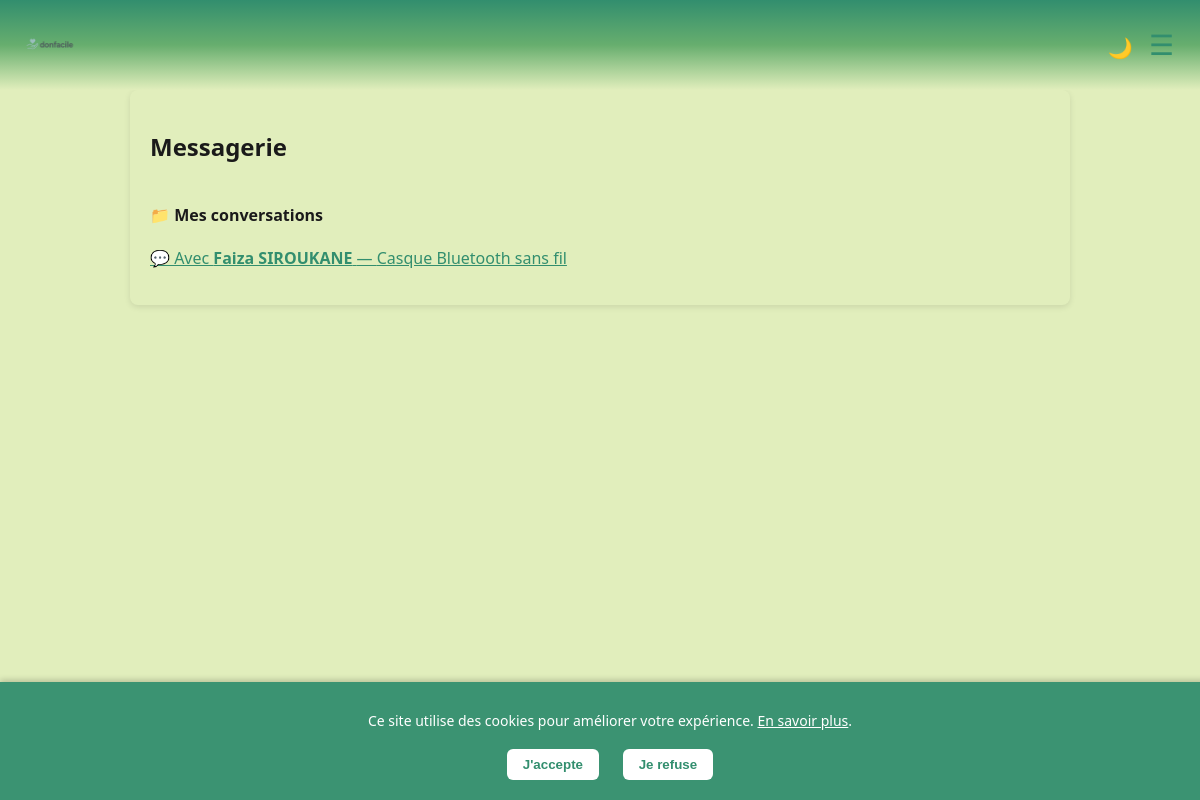
Page /messages (signed in) on the committed database.
### tables this page shows
CREATE TABLE users (
        id INTEGER PRIMARY KEY AUTOINCREMENT,
        name TEXT NOT NULL,
        email TEXT UNIQUE NOT NULL,
        password TEXT NOT NULL,
        profile_pic TEXT
    );

CREATE TABLE donations (
        id INTEGER PRIMARY KEY AUTOINCREMENT,
        user_id INTEGER NOT NULL,
        title TEXT NOT NULL,
        description TEXT,
        category TEXT,
        location TEXT,
        image TEXT,
        created_at TIMESTAMP DEFAULT CURRENT_TIMESTAMP,
        latitude REAL,
        longitude REAL,
        FOREIGN KEY (user_id) REFERENCES users(id)
    );

### app.py (the view, shortened to what this page needs)
@app.route('/messages', methods=['GET', 'POST'])
def messages():
    if 'user_id' not in session:
        return redirect(url_for('login'))
    user_id = session['user_id']
    receiver_id = request.args.get('receiver_id', type=int)
    donation_id = request.args.get('donation_id', type=int)
    conn = sqlite3.connect('database.db')
    c = conn.cursor()
    if request.method == 'POST' and receiver_id and donation_id:
        content = request.form['message']
        if content.strip():
            c.execute('''INSERT INTO messages (sender_id, receiver_id, donation_id, content)
                         VALUES (?, ?, ?, ?)''', (user_id, receiver_id, donation_id, content))
            conn.commit()
    c.execute('''
        SELECT DISTINCT
            CASE WHEN sender_id = ? THEN receiver_id ELSE sender_id END AS other_user,
            donation_id
        FROM messages
        WHERE sender_id = ? OR receiver_id = ?
        ORDER BY donation_id DESC
    ''', (user_id, user_id, user_id))
    threads = c.fetchall()
    discussions = []
    for other_user_id, don_id in threads:
        c.execute("SELECT name FROM users WHERE id = ?", (other_user_id,))
        other_name = c.fetchone()
        other_name = other_name[0] if other_name else "Utilisateur inconnu"
        c.execute("SELECT title FROM donations WHERE id = ?", (don_id,))
        don = c.fetchone()
        don_title = don[0] if don else "Don supprimé"
        discussions.append({
            "user_id": other_user_id,
            "user_name": other_name,
            "donation_id": don_id,
            "donation_title": don_title
        })
    chat_messages = []
    receiver_name = None
    conn.close()
    return render_template("messages.html", discussions=discussions, chat_messages=chat_messages,
    receiver_id=receiver_id, donation_id=donation_id, receiver_name=receiver_name)

### app.py (called while the page is built)
@app.context_processor
def inject_unread_count():
    if 'user_id' in session:
        conn = sqlite3.connect('database.db')
        c = conn.cursor()
        c.execute('SELECT COUNT(*) FROM messages WHERE receiver_id = ? AND is_read = 0', (session['user_id'],))
        count = c.fetchone()[0]
        conn.close()
        return {'unread_count': count}
    return {'unread_count': 0}

### templates/messages.html (shortened to what this page needs)
{% extends 'base.html' %}
{% block content %}
<h2>Messagerie</h2>
<div style="display: flex; flex-wrap: wrap; gap: 20px;">
    <div style="flex: 1; min-width: 250px;">
        <h4>📁 Mes conversations</h4>
        {% if discussions %}
            <ul style="list-style: none; padding: 0;">
                {% for d in discussions %}
                    <li style="margin-bottom: 10px;">
                        <a href="{{ url_for('messages', donation_id=d.donation_id, receiver_id=d.user_id) }}">
                            💬 Avec <strong>{{ d.user_name }}</strong> — {{ d.donation_title }}
                        </a>
                    </li>
                {% endfor %}
            </ul>
        {% else %}
            <p>Aucune discussion pour le moment.</p>
        {% endif %}
    </div>
</div>
{% endblock %}

### static/css/style.css (style rules this page uses)
:root { --vert-fonce: #328E6E; --vert-moyen: #67AE6E; --vert-clair: #90C67C; --beige-vert: #E1EEBC; --texte: #1A1A1A; --blanc: #fff; }
body { margin: 0; font-family: 'Segoe UI', Tahoma, sans-serif; background-color: var(--beige-vert); animation: fadeInBody 0.6s ease-in; color: var(--texte); }
a { color: #328E6E; }

### rows in the picture
users: user_name "Faiza SIROUKANE"
donations: donation_title "Casque Bluetooth sans fil"
